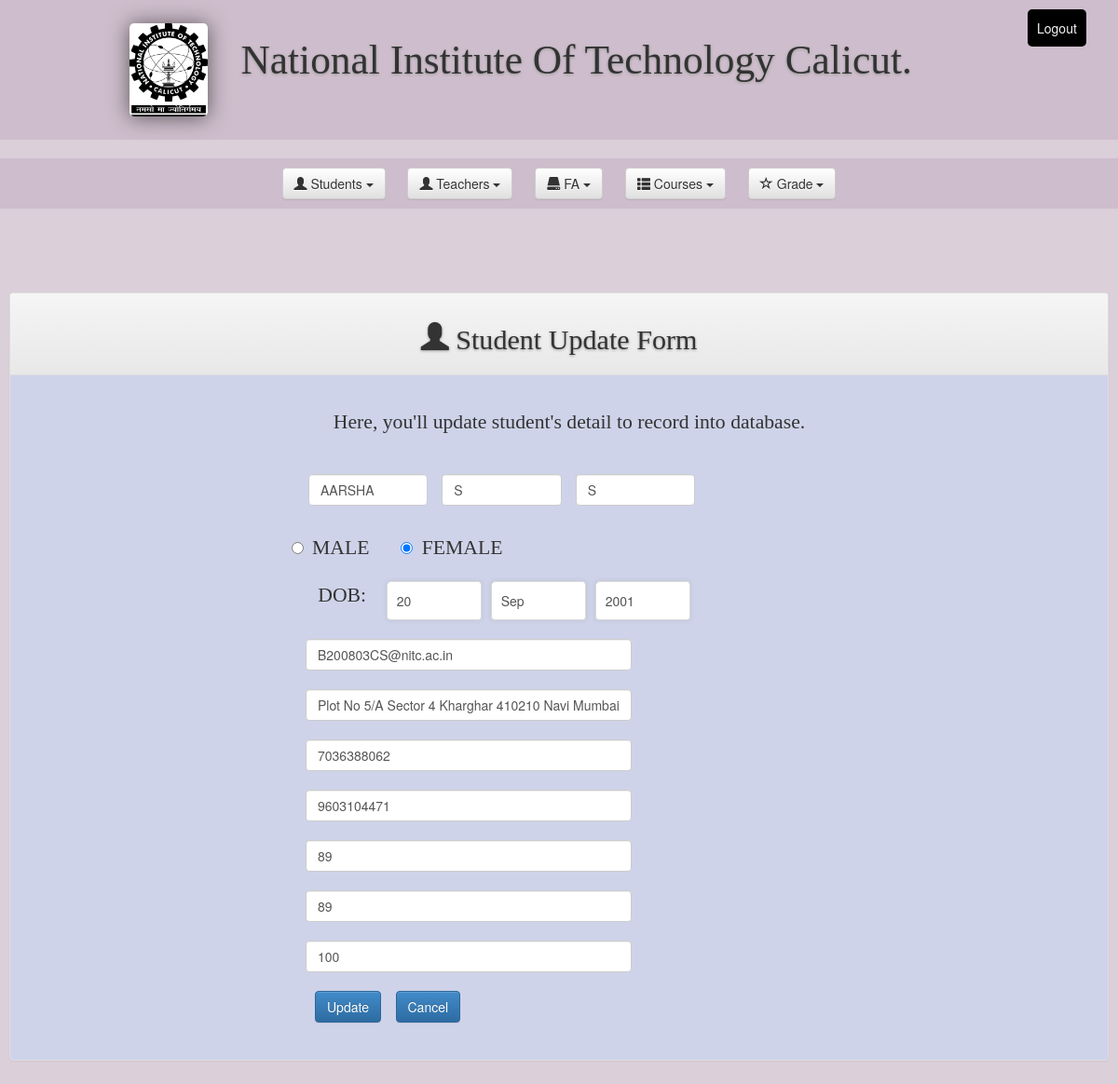
The app's page /everyone.php?tag=student_entry&opr=upd&rs_id=B200803CS with its own data.
### tables this page shows
CREATE TABLE `student` (
  `s_id` varchar(25) NOT NULL,
  `fname` varchar(25) DEFAULT NULL,
  `mname` varchar(25) DEFAULT NULL,
  `lname` varchar(25) DEFAULT NULL,
  `sex` varchar(25) DEFAULT NULL,
  `dob` varchar(25) DEFAULT NULL,
  `email` varchar(250) DEFAULT NULL,
  `addr` varchar(500) DEFAULT NULL,
  `attendance` varchar(25) DEFAULT NULL,
  `present` varchar(25) DEFAULT NULL,
  `totaldays` varchar(25) DEFAULT NULL,
  `fa_id` varchar(25) DEFAULT NULL
);

CREATE TABLE `student_phone` (
  `s_ph_id` varchar(25) NOT NULL,
  `s_id` varchar(25) NOT NULL
);

### Students_Entry.php (the view, shortened to what this page needs)
<?php
$id="";
$opr="";
if(isset($_GET['opr']))
	$opr=$_GET['opr'];
if(isset($_GET['rs_id']))
	$id=$_GET['rs_id'];
?>
<!DOCTYPE html PUBLIC "-//W3C//DTD XHTML 1.0 Transitional//EN" "http://www.w3.org/TR/xhtml1/DTD/xhtml1-transitional.dtd">
<html xmlns="http://www.w3.org/1999/xhtml">
<head>
<link rel="stylesheet" type="text/css" href="css/style_entry.css" />
</head>
<body>
<?php
if($opr=="upd")
{
	$sql_upd=mysqli_query($conn,"SELECT * FROM student WHERE s_id='$id'");
$rs_upd=mysqli_fetch_array($sql_upd);
$idd = $rs_upd['s_id'];
$sqll=mysqli_query($conn,"select * from student_phone where s_id = '$idd'");
$hs_upd=mysqli_fetch_array($sqll);
	list($d,$m,$y)=explode('-',$rs_upd['dob']);
?>
<div class="panel panel-default">
  		<div class="panel-heading"><h1><span class="glyphicon glyphicon-user"></span> Student Update Form</h1></div>
  			<div class="panel-body">
			<div class="container">
				<p style="text-align:center;">Here, you'll update student's detail to record into database.</p>
			</div>
<div class="container_form">
    <form method="post">
				<div class="teacher_name_pos">
					<input type="text" name="fnametxt" class="form-control" value="<?php echo $rs_upd["fname"];?>" />
					<input type="text" name="mnametxt" class="form-control" value="<?php echo $rs_upd["mname"];?>" />
					<input type="text" name="lnametxt" class="form-control" value="<?php echo $rs_upd["lname"];?>" />
				</div><br>
				<div class="teacher_radio_pos">
					<input type="radio" name="gender" value="MALE" <?php if($rs_upd["sex"]=="MALE") echo "checked";?> /> <span class="p_font">&nbsp;MALE</span>
					<input type="radio" name="gender" value="FEMALE" <?php if($rs_upd["sex"]=="FEMALE") echo "checked";?> /> <span class="p_font">&nbsp;FEMALE</span>
				</div><br>
				<div class="teacher_bday_box">
					<span class="p_font">DOB: </span>&nbsp;&nbsp;&nbsp;
					<div class="select_style">
    					<select name="dd">
       						<?php
						$sel="";
                        for($i=1;$i<=31;$i++){
							if($i==$d){
								$sel=$sel="selected='selected'";}
							else
								$sel="";
                        ?>
                        <option value="<?php echo $i ;?>"<?php echo $sel?> >
                        <?php
                        if($i<10)
                            echo"0"."$i" ;
                        else
                            echo"$i";
						?>
						</option>
						<?php
						}?>
						</select>
					</div>
					<div class="select_style">
    					<select name="mm">
       						<?php
							$sel="";
                            $mm=array("Jan","Feb","Mar","Apr","May","Jun","Jul","Aug","Sep","Oct","NOv","Dec");
                            $i=0;
                            foreach($mm as $mon){
                                $i++;
									if($i==$m){
										$sel=$sel="selected='selected'";}
									else
										$sel="";
                                echo"<option value='$i' $sel> $mon</option>";
                            }
                        ?>
                        </select>
					</div>
					<div class="select_style">
    					<select name="yy">
       						<?php
							$sel="";
							for($i=1985;$i<=2015;$i++){
								if($i==$y){
									$sel="selected='selected'";}
								else
								$sel="";
							echo"<option value='$i' $sel>$i </option>";
							}
						?>
						</select>
					</div>
		     	</div><br><br>
				<div class="teacher_bdayPlace_pos">
					<input type="text" name="mail" class="form-control" pattern="[a-zA-Z0-9._%+-]+@[a-zA-Z0-9.-]+\.[a-z]{2,}+\.[a-z]{2,}$" value="<?php echo $rs_upd["email"];?> " />
				</div><br>
				<div class="teacher_address_pos">
					<input type="text" name="addrtxt" class="form-control" value='<?php echo $rs_upd["addr"];?>' />
				</div><br>
				<div class="teacher_address_pos">
					<input type="text" name="mph" class="form-control" value='<?php echo $hs_upd["s_ph_id"];?>' />
				</div><br>
				<?php
				$hs_upd=mysqli_fetch_array($sqll); ?>
				<div class="teacher_address_pos">
					<input type="text" name="amph" class="form-control" value='<?php echo $hs_upd?$hs_upd["s_ph_id"]:"";?>' />
				</div><br>
				<div class="teacher_mobile_pos">
					<input type="text" name="attend" class="form-control" value='<?php echo $rs_upd["attendance"];?>' />
				</div><br>
				<div class="teacher_mail_pos">
					<input type="text" name="present" class="form-control" value="<?php echo $rs_upd["present"];?> " />
				</div><br>
				<div class="teacher_note_pos">
					<input type="text" name="tnod" class="form-control" value='<?php echo $rs_upd["totaldays"];?>' />
				</div><br>
				<div class="teacher_btn_pos">
					<input type="submit" name="btn_upd" href="#" class="btn btn-primary btn-large" value="Update" />&nbsp;&nbsp;&nbsp;
					<input type="reset"  href="#" class="btn btn-primary btn-large" value="Cancel" />
				</div>
                                    </form>
			</div>
		</div>
	</div>
<?php
}
?>
</body>
</html>

### css/hoome.css (style rules this page uses)
body { background-color: #c7b4c5a3; }
.container { padding: 20px; }
.panel { background-color: #b9d6ff66; }
h1 { font-family: 'Segoe UI Light'; font-weight: 100; font-style: normal; font-size: 2.10em; text-shadow: 0px 1px 3px rgba(150, 150, 150, 1); }

### css/style_entry.css (style rules this page uses)
h1 { text-align: center; font-family: 'Segoe UI Light'; font-weight: 200; font-style: normal; font-size: 2.15em; text-shadow: 0px 1px 3px rgba(150, 150, 150, 1); }
p { text-align: center; font-family: 'Segoe UI Light'; font-weight: 200; font-style: normal; font-size: 1.55em; }
.teacher_name_pos { text-align : centre; width: 450px; display: flex; padding: 10px; margin-left: 280px; }
.form-control { display: block; text-align : centre; margin : auto width: 50%; height: 34px; padding: 6px 12px; font-size: 14px; line-height: 1.42857143; color: #555; background-color: #fff; background-image: none; border: 1px solid #ccc; border-radius: 4px; -webkit-box-shadow: inset 0 1px 1px rgba(0,0,0,.075); box-shadow: inset 0 1px 1px rgba(0,0,0,.075); -webkit-transition: border-color ease-in-out .15s,-webkit-box-shadow ease-in-out .15s; -o-transition: border-color ease-in-out .15s,box-shadow ease-in-out .15s; transition: border-color ease-in-out .15s,box-shadow ease-in-out .15s; margin-left: 15px; }
.panel.panel-default { text-align: center; }
.p_font { text-align: center; font-family: 'Segoe UI Light'; font-weight: 200; font-style: normal; font-size: 1.55em; }
input[type=radio], input[type=checkbox] { margin: 4px 0 0; margin-top: 1px \9; line-height: normal; margin-left: 30px; }
.container_form { float: left; }
.teacher_radio_pos { margin-left: 40px; }
.panel-body { padding-bottom: 40px; }
.select_style { overflow:hidden; }
.select_style select { -webkit-appearance: none; appearance:none; width:120%; background:none; background:transparent; border:none; outline:none; }
.select_style select { -webkit-appearance: none; appearance:none; width:120%; background:none; background:transparent; border:none; outline:none; cursor:pointer; padding:7px 10px; }
.select_style select { background: none repeat scroll 0% 0% transparent; border: medium none; outline: medium none; cursor: pointer; padding: 10px; width: 100px; }
.select_style { background: none repeat scroll 0% 0% rgb(255, 255, 255); display: inline-block; color: rgb(82, 82, 82); font-weight: 300; border-radius: 5px 4px 4px 5px / 5px 5px 4px 4px; box-shadow: 0px 0px 5px rgba(123, 123, 123, 0.2); border: 1px solid rgb(218, 218, 218); font-family: "helvetica neue",arial; width: auto; margin-left:10px; }
.teacher_bday_box { margin-left: 190px; }
.teacher_bday_box { margin-left: 300px; display: inline-flex; }
.teacher_bdayPlace_pos { width: 350px; margin-left: 287px; }
.teacher_address_pos { width: 350px; margin-left: 287px; }
.teacher_mobile_pos { width: 350px; margin-left: 287px; }
.teacher_mail_pos { width: 350px; margin-left: 287px; }
.teacher_note_pos { width: 350px; margin-left: 287px; }
.teacher_btn_pos { margin-left: 50px; }

### records on screen
student: fnametxt "AARSHA", mnametxt "S", lnametxt "S", sex "☑", mail "B200803CS@nitc.ac.in", addrtxt "Plot No 5/A Sector 4 Kharghar 410210 Navi Mumbai", attend "89", present "89", tnod "100"
student_phone: mph "7036388062"
student_phone: amph "9603104471"

### other values on screen
form field dd "20"
form field mm "Sep"
form field yy "2001"
